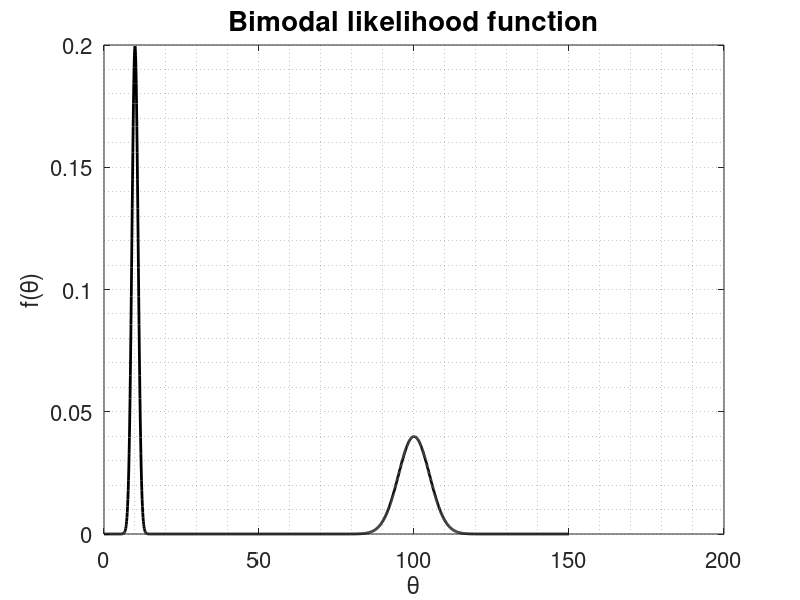

Reproduce this figure in MATLAB.
%cd ../test/test_2013_12_02/outputData
cd outputData

x=0.:.1:150.;

v1=1;
v2=25;

y1=(x-10).*(x-10)/(2*v1);
y2=(x-100).*(x-100)/(2*v2);

f1=(exp(-y1))/(sqrt(v1)*sqrt(2*pi));
f2=(exp(-y2))/(sqrt(v2)*sqrt(2*pi));

f=f1/2+f2/2;
plot(x,f,'k-','linewidth',2);
ylabel('f(\theta)','fontsize',16);
xlabel('\theta','fontsize',16);
grid minor
set(gca,'fontsize',16);
title('Bimodal likelihood function','fontsize',20);

print -dpng bimodal_likelihood.png

%cd ../../../matlab
cd ..
